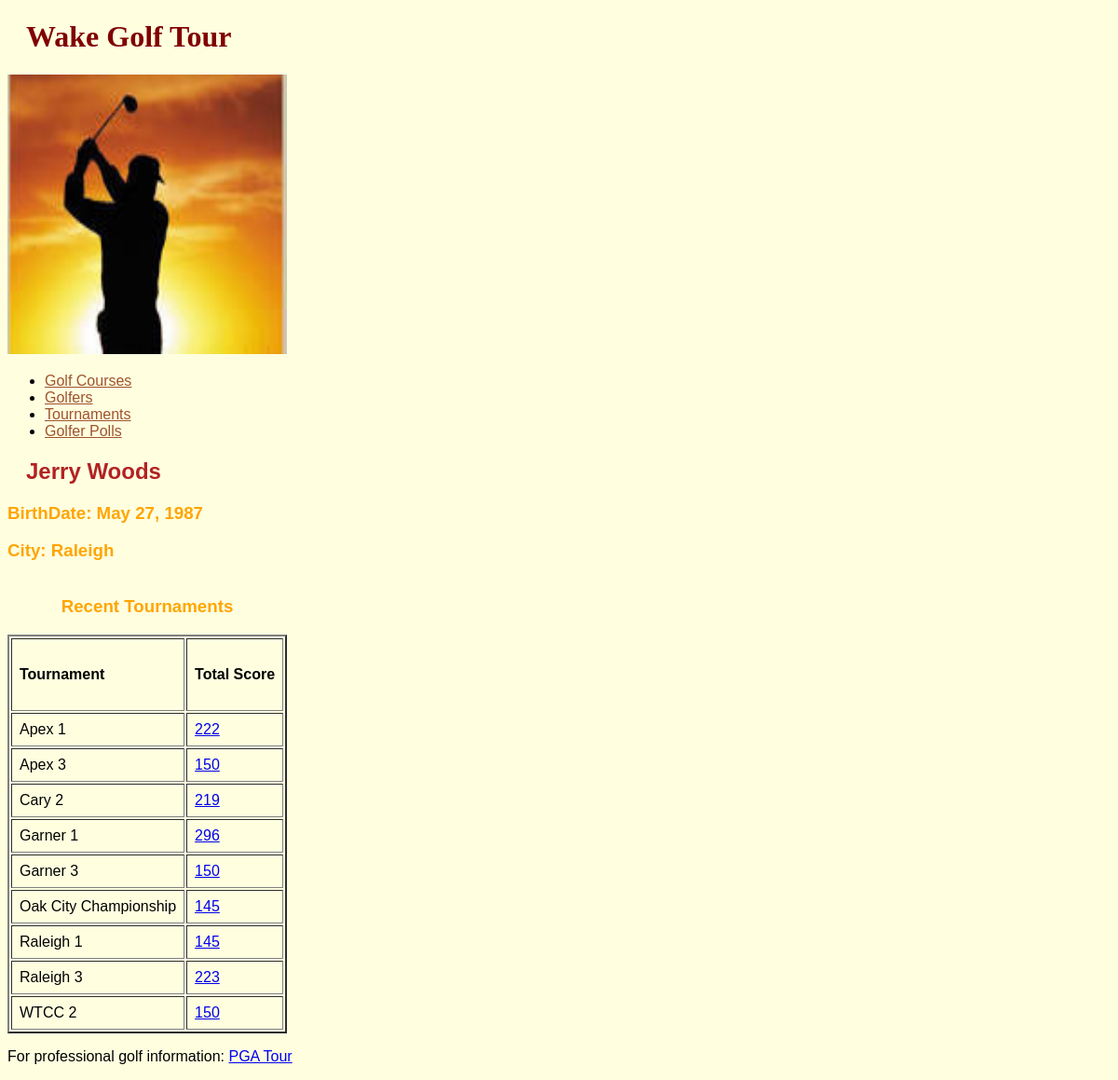
The page /golfer/1/ on the database its author committed.
### golfer/models.py (models this page shows, shortened)
class Golfer(models.Model):
    golfer_id = models.AutoField(primary_key=True)
    golfer_name = models.TextField()
    golfer_birthdate = models.DateField()
    golfer_city = models.TextField(default="unknown", blank=True)
    class Meta:
        managed = True
        db_table = 'Golfer'

### tournament/models.py (models this page shows, shortened)
class Tournament(models.Model):
    tourn_id = models.AutoField(primary_key=True)
    tourn_name = models.TextField()
    tourn_course = models.ForeignKey(GolfCourse, models.DO_NOTHING)
    tourn_start_date = models.DateField()
    tourn_num_rounds = models.IntegerField()
    tourn_num_golfers = models.IntegerField()
    class Meta:
        managed = False
        db_table = 'Tournament'

### golfer/views.py (the view)
class GolferDetailView(generic.DetailView):
    model = Golfer
    template_name = 'golfer/golfer_detail.html'
    def get_context_data(self, **kwargs):
        context = super(GolferDetailView, self).get_context_data(**kwargs)
        golfer = self.get_object()
        context['golfer'] = golfer
        context['scores'] = GolferRoundScores.getTournScoresByGolfer(golfer.golfer_id)
        return context

### golfer/models.py (called while the page is built)
    def getGolferName(self):
        return self.tg_golfer.golfer_name

    def getTournName(self):
        return self.tg_tourn.tourn_name

    def getTournScoresByGolfer(golfer_id):
        tournament_scores = list();
        tourn_golfers = TournGolfer.objects.filter(tg_golfer_id = golfer_id)
        for tourn_golfer in tourn_golfers:
            total_score = 0
            gts = dict()
            gts["golfer_name"] = tourn_golfer.getGolferName()
            gts["tournament_name"] = tourn_golfer.getTournName()
            gts["tourn_golfer_id"] = tourn_golfer.tg_id
            scores = GolferRoundScores.objects.filter(grs_tourn_golfer = tourn_golfer,).order_by('grs_round')
            for i in range(1, len(scores)+1):
                round_score = scores[i-1].grs_total_score
                total_score = total_score + round_score
            gts["total_score"] = total_score
            tournament_scores.append(gts)
        return sorted(tournament_scores, key=itemgetter('tournament_name'))

### golfer/templates/golfer/golfer_detail.html (shortened to what this page needs)
{% extends parent_template|default:"golfer/base_golfer.html" %}
{% block content %}
  <h2>{{ golfer.golfer_name }}</h2>
  <h3> BirthDate: {{ golfer.golfer_birthdate }}</h3>
  <h3> City: {{ golfer.golfer_city }}</h3>
  <dl>
    <table class="Recent Tournaments" border="2" cellpadding="8">
      <caption><h3>Recent Tournaments</h3></caption>
      <tr>
        <td><h4>Tournament</h4></td>
        <td><h4>Total Score</h4></td>
      </tr>
      {% for score in scores %}
        <tr>
          <td>{{ score.tournament_name }}</td>
          <td>
            <a href="/golfer/{{ score.tourn_golfer_id }}/round_scores">
               {{ score.total_score }} </a>
          </td>
        </tr>
      {% endfor %}
    </table>
  </dl>
{% endblock %}

### golfer/static/golfer/styles.css (style rules this page uses)
body { background-color: lightyellow; font-family: Verdana, Geneva, sans-serif; }
h2 { color: firebrick; font-family: "Comic Sans MS", cursive, sans-serif; margin-left: 20px; }
h3 { color: orange; font-family: "Arial Black", Gadget, sans-serif; }

### rows shown on the page
Golfer: golfer_name "Jerry Woods", golfer_birthdate "May 27, 1987", golfer_city "Raleigh"
Tournament: tournament_name "Apex 1"
Tournament: tournament_name "Apex 3"
Tournament: tournament_name "Cary 2"
Tournament: tournament_name "Garner 1"
Tournament: tournament_name "Garner 3"
Tournament: tournament_name "Oak City Championship"
Tournament: tournament_name "Raleigh 1"
Tournament: tournament_name "Raleigh 3"
Tournament: tournament_name "WTCC 2"

### other values the page prints
{{ score.total_score }} "222" "150" "219" "296" "150" "145" "145" "223" "150"
